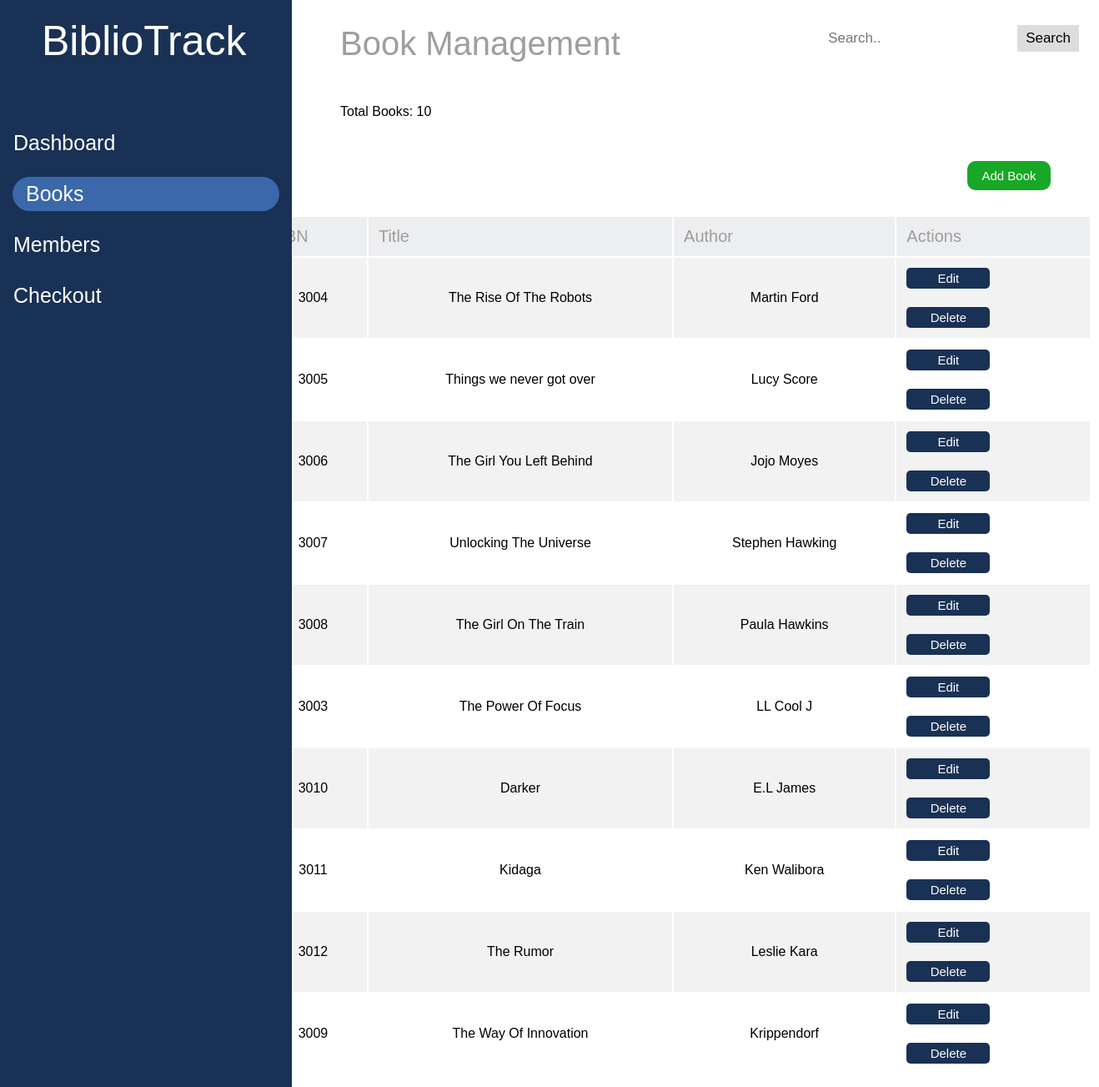
The app's page /Books.html with its own data.
### app.py (models this page shows)
class Book(db.Model):
    id = db.Column(db.Integer, primary_key=True, autoincrement=True)
    isbn = db.Column(db.String(13), unique=True, nullable=False)
    title = db.Column(db.String(100), nullable=False)
    author = db.Column(db.String(100), nullable=False)

### app.py (the view)
@app.route('/Books.html')
def books():
    books = Book.query.all()
    book_count = Book.query.count()
    return render_template('Books.html', books=books, book_count=book_count)

### templates/Books.html (shortened to what this page needs)
<!DOCTYPE html>
<html lang="en">
<head>
    <link rel="stylesheet" href="static/css/styles.css">
</head>
<body>
    <nav class="sidenav">
        <div class="label"><div class="text-wrapper">BiblioTrack</div></div>
        <div class="divider">
            <a href="Dashboard.html">Dashboard</a>
            <a class="active" href="Books.html">Books</a>
            <a href="Members.html">Members</a>
            <a href="checkout.html">Checkout</a>
            </div>
    </nav>
    <div class="topnav">
        <div class="search-container">
            <form action="/search" method="get">
                <input type="text" name="q" placeholder="Search..">
                <button type="submit">Search</button>
            </form>
        </div>
    </div>
    <h1 class="pageDetail">Book Management</h1>
    <main>
        <p class="totals">Total Books: {{ book_count }}</p>
        <button class="addBook" onclick="openForm()">Add Book</button>
        <table class="bookTable">
            <tr>
                <th>ISBN</th>
                <th>Title</th>
                <th>Author</th>
                <th>Actions</th>
            </tr>
            {% for book in books %}
            <tr>
                <td>{{ book.isbn }}</td>
                <td>{{ book.title }}</td>
                <td>{{ book.author }}</td>
                <td>
                    <button class="editBook">Edit</button>
                    <br>
                    <form method="POST" action="/delete_book">
                        <button type="submit" class="deleteBook">Delete</button>
                    </form>
                </td>
            </tr>
            {% endfor %}
            </table>
    </main>
</body>
</html>

### static/css/styles.css (style rules this page uses)
.sidenav { height: 100%; width: 350px; position: fixed; z-index: 1; top: 0; left: 0; background-color: #193154; overflow-x: hidden; padding-top: 20px; }
.sidenav a { padding: 6px 8px 6px 16px; text-decoration: none; font-size: 25px; font-family: "Miriam Libre-Regular", Helvetica; font-weight: 400; color: #ffffff; display: block; margin-top: 20px; }
.divider { margin-top: 90px; }
.sidenav a.active { background-color: #3a68aa; color: white; border-radius: 40px; margin-left: 15px; margin-right: 15px; }
.label { width: 277px; height: 41px; }
.label .text-wrapper { position: fixed; width: 277px; top: 20px; left: 50px; font-family: "Miriam Libre-Regular", Helvetica; font-weight: 400; color: #ffffff; font-size: 50px; letter-spacing: 0; line-height: normal; white-space: nowrap; }
.topnav { top: 0; margin-top: 30px; }
.topnav .search-container { float: right; }
.topnav input[type=text] { padding: 6px; font-size: 17px; border: none; }
.topnav .search-container button { float: right; padding: 6px 10px; margin-right: 16px; background: #ddd; font-size: 17px; border: none; cursor: pointer; }
.pageDetail { margin-left: 400px; margin-right: 50px; margin-bottom: 50px; font-family: "Miriam Libre-Regular", Helvetica; font-weight: 500; font-size: 40px; color: #9e9e9e; }
.bookTable { margin: 50px auto; font-family: "Miriam Libre-Regular", Helvetica; width: 1300px; padding-left: 300px; padding-top: 30px; }
.bookTable th { font-weight: 500; font-size: 20px; color: #9e9e9e; background-color: #edeef0; padding: 12px; text-align: left; }
.bookTable td { padding: 10px; text-align: center; }
.bookTable tr:nth-child(even) { background-color: #f2f2f2; }
.bookTable .editBook, .bookTable .deleteBook { padding: 5px 10px; margin: 2px; background-color: #193154; color: white; border: none; cursor: pointer; border-radius: 5px; }
.bookTable .editBook, .bookTable .deleteBook { display: flex; align-items: center; justify-content: center; }
.bookTable td .editBook { margin-right: 5px; }
.editBook { width: 100px; height: 25px; background-color: #193154; color: #ffffff; border-radius: 10px; border: none; font-family: "Miriam Libre-Regular", Helvetica; font-weight: 500; font-size: 15px; letter-spacing: 0; line-height: normal; text-align: center; margin-right: 10px; }
.deleteBook { width: 100px; height: 25px; background-color: #EB0404; color: #ffffff; border-radius: 10px; border: none; font-family: "Miriam Libre-Regular", Helvetica; font-weight: 500; font-size: 15px; letter-spacing: 0; line-height: normal; text-align: center; margin-top: 10px; margin-right: 10px; }
.addBook { width: 100px; height: 35px; background-color: #18A726; color: #ffffff; border-radius: 10px; border: none; font-family: "Miriam Libre-Regular", Helvetica; font-weight: 500; font-size: 15px; letter-spacing: 0; line-height: normal; text-align: center; float: right; margin-right: 50px; }
.totals { margin-left: 400px; margin-right: 50px; margin-bottom: 50px; font-family: "Miriam Libre-Regular", Helvetica; margin-top: 50px; width: 500px; }

### records on screen
Book: isbn "3004", title "The Rise Of The Robots", author "Martin Ford"
Book: isbn "3005", title "Things we never got over", author "Lucy Score"
Book: isbn "3006", title "The Girl You Left Behind", author "Jojo Moyes"
Book: isbn "3007", title "Unlocking The Universe", author "Stephen Hawking"
Book: isbn "3008", title "The Girl On The Train", author "Paula Hawkins"
Book: isbn "3003", title "The Power Of Focus", author "LL Cool J"
Book: isbn "3010", title "Darker", author "E.L James"
Book: isbn "3011", title "Kidaga", author "Ken Walibora"
Book: isbn "3012", title "The Rumor", author "Leslie Kara"
Book: isbn "3009", title "The Way Of Innovation", author "Krippendorf"

### other values on screen
{{ book_count }} "10"
